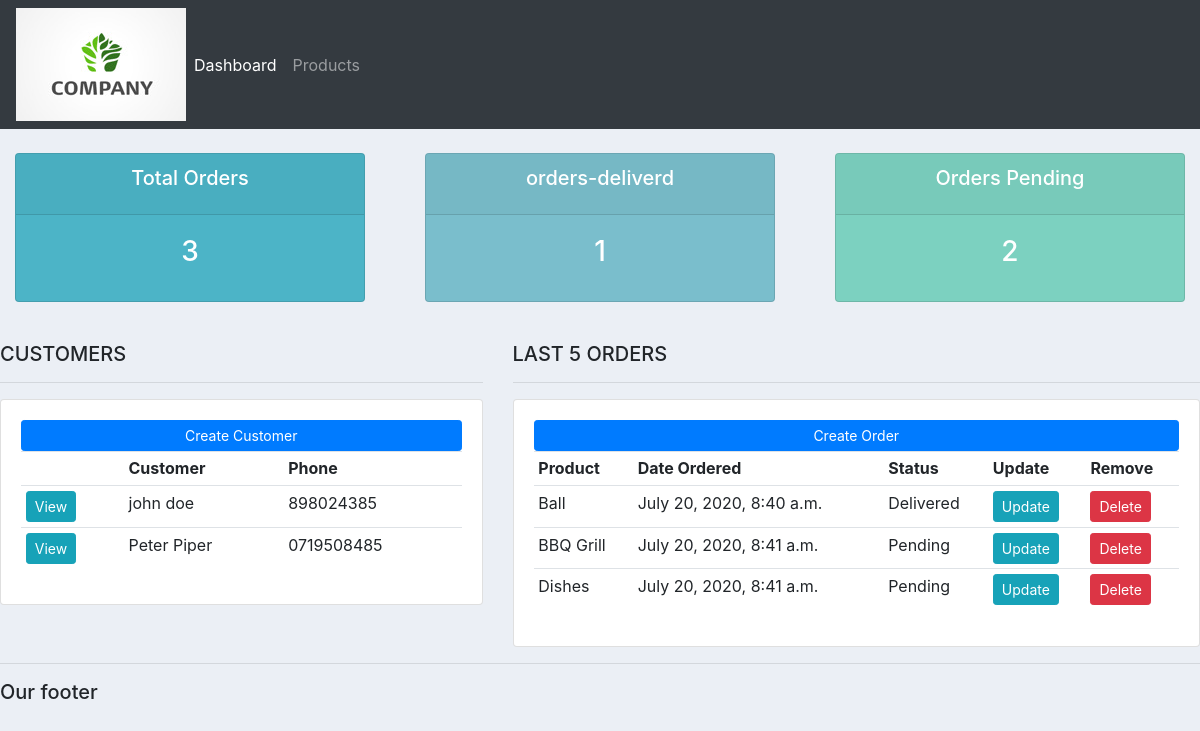
Before: / with the older database file.
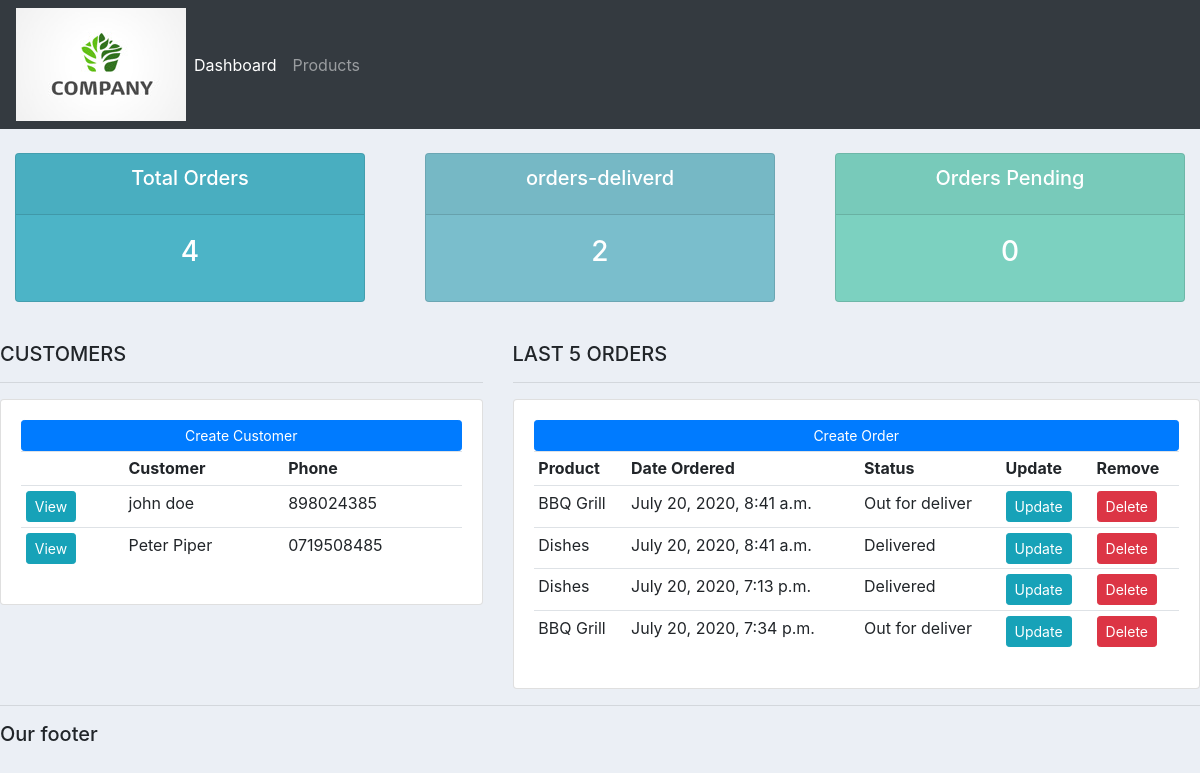
After: the same page with the newer database file.
### accounts/models.py (models this page shows, shortened)
class Customer(models.Model):
    name = models.CharField( max_length=50, null=True)
    phone = models.CharField( max_length=50, null=True)
    email = models.CharField( max_length=50, null =True)
    date_created = models.DateTimeField( auto_now_add=True, null=True)

class Order(models.Model):
    STATUS= (
        ('Pending', 'Pending'),
        ('Out for deliver', 'Out for deliver'),
        ('Delivered', 'Delivered'),
    )
    customer = models.ForeignKey(Customer, null=True, on_delete=models.CASCADE)
    product = models.ForeignKey(Product, null=True, on_delete=models.CASCADE)
    date_created = models.DateTimeField( auto_now_add=True, null=True)
    status = models.CharField( max_length=50, null=True, choices=STATUS)

class Product (models.Model):
    CATEGORY =(
        ('Indoor', 'Indoor'),
        ('Outdoor', 'Outdoor'),
    )
    name = models.CharField( max_length=50, null=True)
    price = models.FloatField( null=True)
    category = models.CharField( max_length=50, null=True, choices=CATEGORY)
    description = models.CharField( max_length=50, null=True , blank=True)
    date_created = models.DateTimeField( auto_now_add=True, null=True)
    tags = models.ManyToManyField(Tag)
    def __str__(self):
        return self.name

### accounts/views.py (the view)
# urls.py: path('', views.home , name = "home"),
def home(request):
    orders = Order.objects.all()
    customers = Customer.objects.all()
    total_customers = customers.count()
    total_orders = orders.count()
    delivered = orders.filter(status = 'Delivered').count()
    pending = orders.filter(status = 'Pending').count()
    context = {'orders':orders, 'customers':customers,'pending':pending, 'delivered':delivered, 'total_orders':total_orders, 'total_customers':total_customers}
    return render(request, 'accounts/dashboard.html', context)

### accounts/templates/accounts/dashboard.html
{% extends 'accounts/main.html' %}
{% block content%}
{% include 'accounts/status.html'%}
<br>
<div class="row">
    <div class="col-md-5">
        <h5>CUSTOMERS</h5>
        <hr>
        <div class="card card-body">
            <a href="" class="btn btn-primary btn-sm btn-block">Create Customer</a>
            <table class="table table-sm">
                <tr>
                    <th></th>
                    <th>Customer</th>
                    <th>Phone</th>
                </tr>
                {% for customer in customers  %}
                    <tr>
                        <td><a class="btn btn-sm btn-info" href="{% url 'customer' customer.id%} ">View</a></td>
                        <td>{{customer.name}}</td>
                        <td>{{customer.phone}}</td>
                    </tr>
                {% endfor %}
            </table>
        </div>
    </div>
    <div class="col-md-7">
        <h5>LAST 5 ORDERS</h5>
        <hr>
        <div class="card card-body">
            <a href="{% url  'create_order' %}" class="btn btn-primary btn-sm btn-block">Create Order</a>
            <table class="table table-sm">
                <tr>
                    <th>Product</th>
                    <th>Date Ordered</th>
                    <th>Status</th>
                    <th>Update</th>
                    <th>Remove</th>
                </tr>
                {% for order in orders %}
                    <tr>
                        <td>{{order.product}}</td>
                        <td>{{order.date_created}}</td>
                        <td>{{order.status}}</td>
                        <td><a class="btn btn-sm btn-info" href="{% url 'update_order' order.id %}">Update</a></td>
                        <td><a class="btn btn-sm btn-danger" href="{% url 'delete_order' order.id %}">Delete</a></td>
                    </tr>
                {% endfor %}
            </table>
        </div>
    </div>
</div>
{% endblock %}

### accounts/templates/accounts/main.html (shortened to what this page needs)
{% load static %}
<!DOCTYPE html>
<html lang="en">
<head>
    <link rel="stylesheet" href="https://stackpath.bootstrapcdn.com/bootstrap/4.5.0/css/bootstrap.min.css">
    <link rel="stylesheet" href="{% static '/css/main.css' %}" >
</head>
<body>
    {% include 'accounts/navbar.html'%}
    {%block content%}
    {% endblock %}
    <hr>
    <h5>Our footer</h5>
</body>
</html>

### accounts/templates/accounts/navbar.html (shortened to what this page needs)
{% load static%}
<nav class="navbar navbar-expand-lg navbar-dark bg-dark">
    <img src="{% static 'images/tree-logoa.jpg' %}" alt="logo">
    <div class="collapse navbar-collapse" id="navbarNav">
      <ul class="navbar-nav">
        <li class="nav-item active">
          <a class="nav-link" href="{% url 'home' %}">Dashboard </a>
        </li>
        <li class="nav-item">
          <a class="nav-link" href="{% url 'products' %}">Products</a>
        </li>
      </ul>
    </div>
  </nav>

### accounts/templates/accounts/status.html
<br>
<div class="row">
    <div class="col">
        <div class="col-md">
            <div class="card text-center text-white mb-3" id="total-orders">
                <div class="card-header">
                    <h5 class="card-title">Total Orders</h5>
                </div>
                <div class="card-body">
                    <h3 class="card-title">{{total_orders}}</h3>
                </div>
            </div>
        </div>
    </div>
    <div class="col">
        <div class="col-md">
            <div class="card text-center text-white md-3" id="orders-delivered">
                <div class="card-header">
                    <h5 class="card-title">orders-deliverd</h5>
                </div>
                <div class="card-body">
                        <h3 class="card-title">{{delivered}}</h3>
                </div>
            </div>
        </div>
    </div>
    <div class="col">
        <div class="col-md">
            <div class="card text-center text-white md-3" id="orders-pending">
                <div class="card-header">
                    <h5 class="card-title">Orders Pending</h5>
                </div>
                <div class="card-body">
                    <h3 class="card-title">{{pending}}</h3>
                </div>
            </div>
        </div>
    </div>
</div>

### static/css/main.css (style rules this page uses)
body { background-color: #ebeff5; }
#total-orders { background-color: #4cb4c7; }
#orders-delivered { background-color: #7abecc; }
#orders-pending { background-color: #7CD1C0; }

Changed rows visible on the page:
removed Order: product "Ball", date_created "July 20, 2020, 8:40 a.m.", status "Delivered"
changed Order (number 1 of 4 on the later page): status "Pending" → "Out for deliver"
changed Order (number 2 of 4 on the later page): status "Pending" → "Delivered"
added Order: product "Dishes", date_created "July 20, 2020, 7:13 p.m.", status "Delivered"
added Order: product "BBQ Grill", date_created "July 20, 2020, 7:34 p.m.", status "Out for deliver"
Other visible differences:
{{ total_orders }}: "3" → "4"
{{ delivered }}: "1" → "2"
{{ pending }}: "2" → "0"
